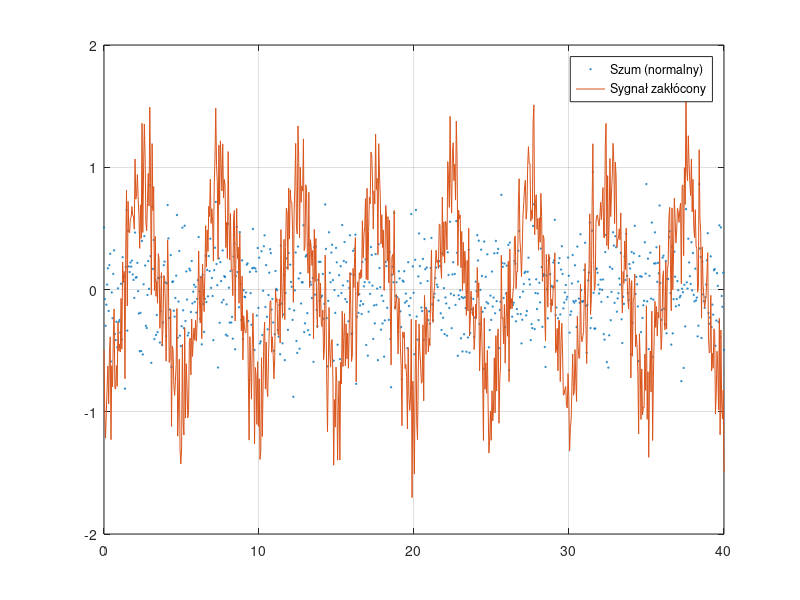
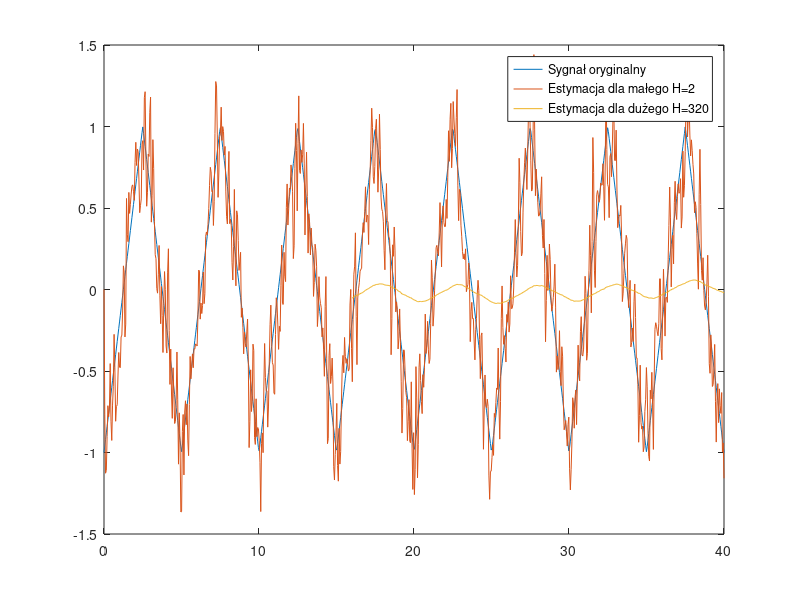
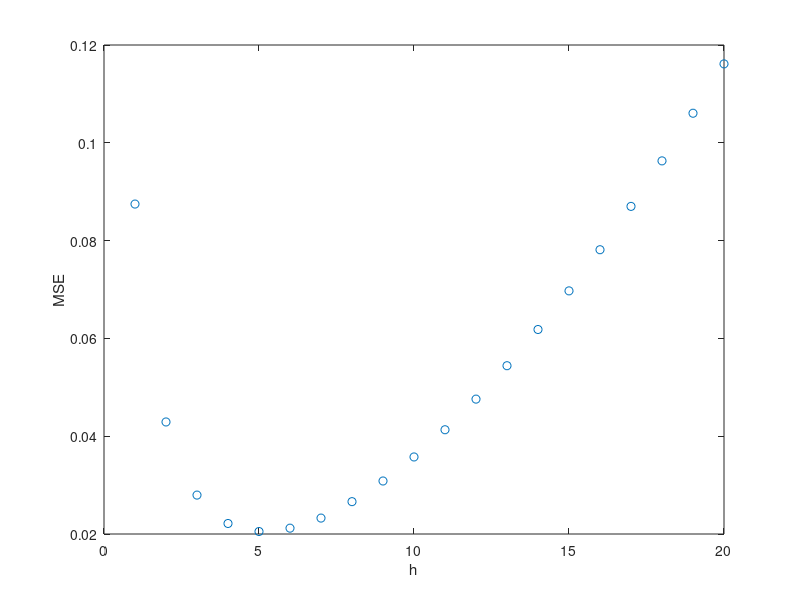

Here is the MATLAB script that generated these plots, in order: (Note: this script raises an error after producing the figures.)
clc; clear all; close all;
% Parametry
c = 0.3;
N = 800;
t = linspace(0, 40, N);

% Generowanie szumu z rozkładu normalnego
z = c * randn(1, N);  % średnia = 0, odchylenie standardowe = c

% Generowanie sygnału trójkątnego
xTrue = sawtooth(2 * pi * 0.2 * t, 0.5);  % 0.5 oznacza sygnał trójkątny

% Dodanie szumu do sygnału
x = xTrue + z;

% Wykres szumu i sygnału zakłóconego
figure;
plot(t, z, 'o', 'MarkerSize', 1, 'LineStyle', 'none', 'DisplayName', 'Szum (normalny)');
hold on;
plot(t, x, 'DisplayName', 'Sygnał zakłócony');
grid on;
legend;
hold off;

% Estymacja sygnału
H1 = 2;
H2 = 320;
xEstimated1 = zeros(1, N);
xEstimated2 = zeros(1, N);

for k = H1:H2
    xEstimated1(k) = mean(x(k-H1+1:k));
end
for k = H2+1:N
    xEstimated1(k) = mean(x(k-H1+1:k));
    xEstimated2(k) = mean(x(k-H2+1:k));
end

% Wykres estymacji
figure;
plot(t, xTrue, 'DisplayName', 'Sygnał oryginalny');
hold on;
plot(t, xEstimated1, 'DisplayName', sprintf('Estymacja dla małego H=%d', H1));
plot(t(H2+1:N), xEstimated2(H2+1:N), 'DisplayName', sprintf('Estymacja dla dużego H=%d', H2));
legend;
hold off;

% Wykres MSE od h (optymalne h to 3)
mse = zeros(1, 20);
for i = 1:20
    xEstimated = zeros(1, N);
    for k = i+1:N
        xEstimated(k) = mean(x(k-i+1:k));
    end
    mse(i) = mean((xEstimated(i+1:N) - xTrue(i+1:N)).^2);
end

[~, hOptymalne] = min(mse);

figure;
plot(1:20, mse, 'o', 'DisplayName', 'Wartości MSE dla różnych h');
xlabel('h');
ylabel('MSE');
xline(hOptymalne, '--r', 'DisplayName', 'Optymalne h');
title('Zależność MSE od h');
grid on;
legend;

% Estymacja dla optymalnego h
xEstimated = zeros(1, N);
for k = hOptymalne+1:N
    xEstimated(k) = mean(x(k-hOptymalne+1:k));
end

figure;
plot(t, xTrue, 'DisplayName', 'Sygnał oryginalny');
hold on;
plot(t, xEstimated, 'DisplayName', sprintf('Estymacja dla optymalnego H=%d', hOptymalne));
legend;
hold off;

% Wykres MSE od różnych wariancji szumu
cForMSE = linspace(0, 1, 20);
varianceArray = zeros(1, 20);
mse = zeros(1, 20);

for i = 1:20
    c = cForMSE(i);
    varianceArray(i) = c^2;
    z = c * randn(1, N);  % szum normalny
    x = xTrue + z;
    
    % Wykonujemy badania dla przykładowego h = 3
    xEstimated = zeros(1, N);
    for k = 4:N
        xEstimated(k) = mean(x(k-3+1:k));
    end
    mse(i) = mean((xEstimated(4:N) - xTrue(4:N)).^2);
end

figure;
plot(varianceArray, mse, 'o');
xlabel('Wariancja szumu');
ylabel('MSE');
title('Zależność MSE od wariancji szumu dla h=3');
grid on;
